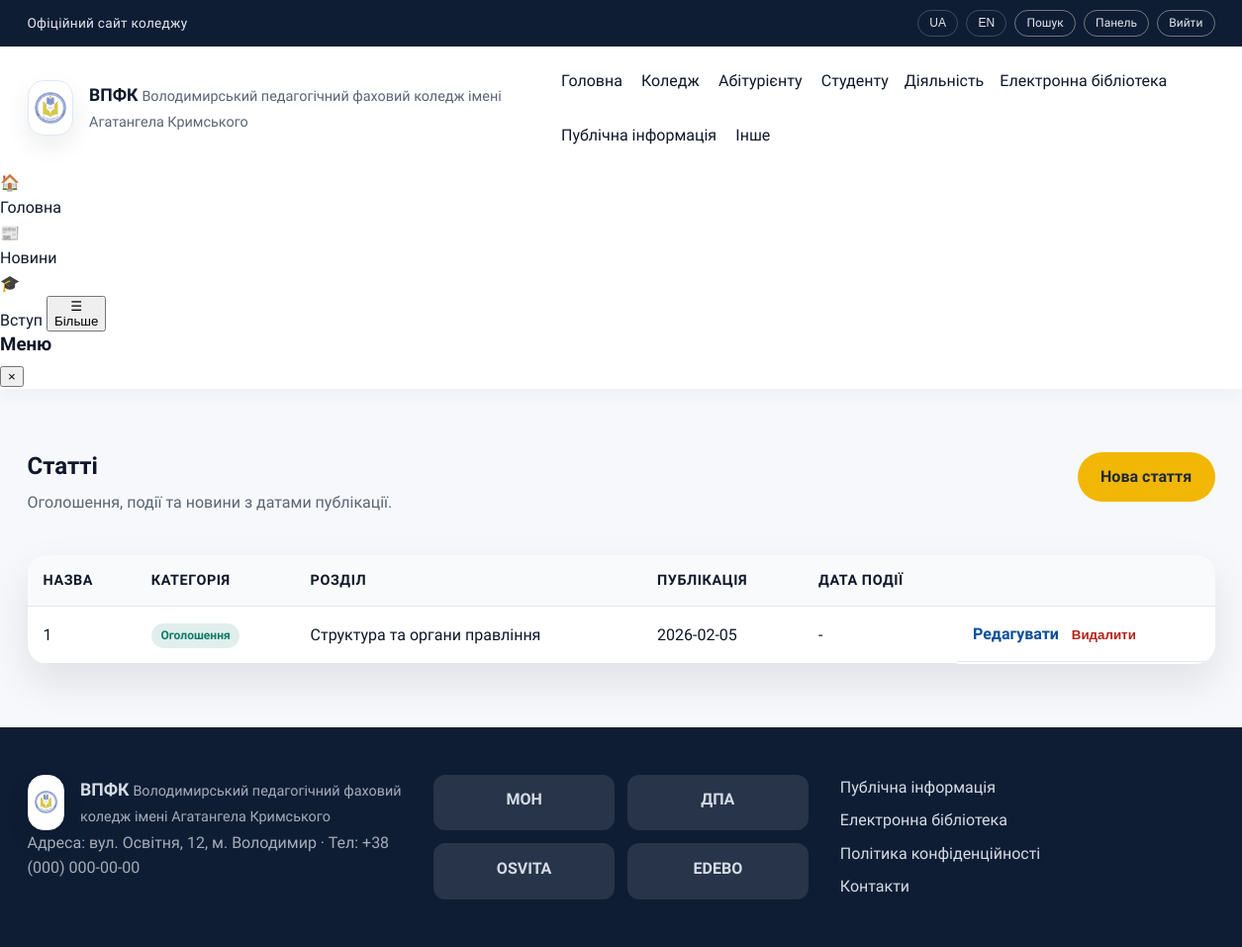
Screenshot of /admin/articles (signed in) with the database file from the repository.
### tables this page shows
CREATE TABLE menu_items (
          id INTEGER PRIMARY KEY AUTOINCREMENT,
          parent_id INTEGER,
          title TEXT NOT NULL,
          url TEXT NOT NULL,
          sort_order INTEGER NOT NULL DEFAULT 0,
          FOREIGN KEY(parent_id) REFERENCES menu_items(id)
        );

CREATE TABLE articles (
          id INTEGER PRIMARY KEY AUTOINCREMENT,
          title TEXT NOT NULL,
          summary TEXT NOT NULL,
          content TEXT NOT NULL,
          category TEXT NOT NULL,
          section_id INTEGER,
          published_date TEXT NOT NULL,
          event_date TEXT,
          external_link TEXT,
          created_at TEXT NOT NULL,
          updated_at TEXT NOT NULL,
          FOREIGN KEY(section_id) REFERENCES menu_items(id)
        );

### app.py (the view)
@app.route("/admin/articles")
@role_required("owner", "admin", "editor")
def admin_articles():
    articles = query_db(
        """
        SELECT articles.*, menu_items.title AS section_title
        FROM articles
        LEFT JOIN menu_items ON menu_items.id = articles.section_id
        ORDER BY published_date DESC
        """
    )
    return render_template(
        "admin/articles.html",
        articles=articles,
        categories=ARTICLE_CATEGORIES,
        active_title="",
    )

### app.py (called while the page is built)
def get_db() -> sqlite3.Connection:
    if "db" not in g:
        conn = sqlite3.connect(DB_PATH)
        conn.row_factory = sqlite3.Row
        g.db = conn
    return g.db

def query_db(query: str, args: tuple = (), one: bool = False):
    db = get_db()
    cursor = db.execute(query, args)
    rows = cursor.fetchall()
    cursor.close()
    if one:
        return rows[0] if rows else None
    return rows

def build_menu_tree(rows: List[sqlite3.Row]) -> List[dict]:
    items: Dict[int, dict] = {}
    roots: List[dict] = []
    for row in rows:
        items[row["id"]] = {
            "id": row["id"],
            "parent_id": row["parent_id"],
            "title": row["title"],
            "url": row["url"],
            "sort_order": row["sort_order"],
            "children": [],
        }
    for item in items.values():
        parent_id = item["parent_id"]
        if parent_id and parent_id in items:
            items[parent_id]["children"].append(item)
        else:
            roots.append(item)
    def sort_items(nodes: List[dict]) -> List[dict]:
        nodes.sort(key=lambda n: (n["sort_order"], n["title"]))
        for node in nodes:
            node["children"] = sort_items(node["children"])
        return nodes
    return sort_items(roots)

def get_menu_tree() -> List[dict]:
    rows = query_db("SELECT * FROM menu_items ORDER BY sort_order, title")
    return build_menu_tree(rows)

@app.context_processor
def inject_globals():
    return {
        "menu_items": get_menu_tree(),
        "current_user": g.get("user"),
    }

@app.before_request
def load_user():
    g.user = None
    user_id = session.get("user_id")
    if user_id:
        user = query_db("SELECT * FROM users WHERE id = ?", (user_id,), one=True)
        if user:
            g.user = user

def role_required(*roles):
    def decorator(view):
        @wraps(view)
        def wrapped(*args, **kwargs):
            if g.user is None:
                return redirect(url_for("login"))
            if g.user["role"] not in roles:
                abort(403)
            return view(*args, **kwargs)
        return wrapped
    return decorator

### templates/admin/articles.html (shortened to what this page needs)
{% extends "layout.html" %}
{% block content %}
  <section class="section">
    <div class="container admin-shell">
      <div class="admin-header">
        <div>
          <h1>Статті</h1>
          <p>Оголошення, події та новини з датами публікації.</p>
        </div>
        <a class="btn primary" href="{{ url_for('admin_article_new') }}">Нова стаття</a>
      </div>
      <div class="table-wrap">
        <table class="table">
          <thead>
            <tr>
              <th>Назва</th>
              <th>Категорія</th>
              <th>Розділ</th>
              <th>Публікація</th>
              <th>Дата події</th>
              <th></th>
            </tr>
          </thead>
          <tbody>
            {% for article in articles %}
              <tr>
                <td>{{ article.title }}</td>
                <td><span class="badge">{{ article.category }}</span></td>
                <td>{{ article.section_title or '-' }}</td>
                <td>{{ article.published_date }}</td>
                <td>{{ article.event_date or '-' }}</td>
                <td class="table-actions">
                  <a class="link" href="{{ url_for('admin_article_edit', article_id=article.id) }}">Редагувати</a>
                  <form method="post" action="{{ url_for('admin_article_delete', article_id=article.id) }}">
                    <button class="link danger" type="submit">Видалити</button>
                  </form>
                </td>
              </tr>
            {% else %}
              <tr>
                <td colspan="6">Немає статей.</td>
              </tr>
            {% endfor %}
          </tbody>
        </table>
      </div>
    </div>
  </section>
{% endblock %}

### templates/_menu.html (shortened to what this page needs)
{% macro render_menu(items, active_title=None, level=0) %}
  {% for item in items %}
    {% set active_class = "nav-highlight" if item.title == active_title else "" %}
    {% if item.children %}
      <div class="nav-item has-submenu submenu-level-{{ level }}">
        <span class="nav-title {{ active_class }}">{{ item.title }}</span>
      </div>
    {% else %}
      <a href="{{ item.url or '#' }}" class="{{ active_class }}">{{ item.title }}</a>
    {% endif %}
  {% endfor %}
{% endmacro %}

### static/css/styles.css (style rules this page uses)
:root { color-scheme: light; --bg: #f6f8fb; --surface: #ffffff; --surface-2: #eef2f8; --text: #0f172a; --muted: #5b6475; --primary: #0b4f9a; --primary-700: #083b73; --secondary: #0e7c66; --accent: #f2b705; --border: #e2e8f0; --shadow: 0 18px 40px rgba(15, 23, 42, 0.1); --radius-lg: 20px; --radius-md: 14px; --radius-sm: 10px; --container: 1200px; }
*, *::before, *::after { box-sizing: border-box; }
body { margin: 0; font-family: "Source Sans 3", "Inter", "Roboto", "Segoe UI", sans-serif; font-size: 16px; line-height: 1.6; color: var(--text); background: var(--bg); }
a { color: inherit; text-decoration: none; }
h1, h2, h3 { margin: 0 0 0.4em; line-height: 1.2; }
p { margin: 0 0 1rem; color: var(--muted); }
.container { width: min(100% - 2.5rem, var(--container)); margin: 0 auto; }
.section { padding: 4rem 0; }
.site-nav a { padding: 0.4rem 0.2rem; color: var(--text); position: relative; }
.site-nav a::after { content: ""; position: absolute; left: 0; bottom: -0.2rem; width: 0%; height: 2px; background: var(--primary); transition: width 0.3s ease; }
.nav-item { position: relative; display: inline-flex; align-items: center; gap: 0.35rem; }
.nav-title { display: inline-block; cursor: default; user-select: none; }
.btn { display: inline-flex; align-items: center; justify-content: center; padding: 0.7rem 1.4rem; border-radius: 999px; border: 1px solid transparent; font-weight: 600; cursor: pointer; transition: transform 0.2s ease, box-shadow 0.2s ease; }
.btn.primary { background: var(--accent); color: #1f2937; }
.link { color: var(--primary); font-weight: 600; }
.link.danger { color: #b42318; background: transparent; border: none; padding: 0; cursor: pointer; font-weight: 600; }
.admin-shell { display: grid; gap: 1.5rem; }
.admin-header { display: flex; flex-wrap: wrap; align-items: flex-start; justify-content: space-between; gap: 1rem; }
.table-wrap { background: var(--surface); border-radius: var(--radius-lg); box-shadow: var(--shadow); overflow-x: auto; }
.table { width: 100%; border-collapse: collapse; }
.table th, .table td { text-align: left; padding: 0.9rem 1rem; border-bottom: 1px solid var(--border); }
.table th { background: #f8fafc; font-size: 0.9rem; text-transform: uppercase; letter-spacing: 0.04em; }
.table-actions { display: flex; align-items: center; gap: 0.8rem; }
.table-actions form { margin: 0; }
.badge { display: inline-flex; align-items: center; padding: 0.2rem 0.6rem; border-radius: 999px; background: rgba(14, 124, 102, 0.12); color: #0e7c66; font-size: 0.75rem; font-weight: 700; }

### rows the page displays
menu_items: title "Головна"
menu_items: title "Коледж"
menu_items: title "Абітурієнту"
menu_items: title "Студенту"
menu_items: title "Діяльність"
menu_items: title "Електронна бібліотека"
menu_items: title "Публічна інформація"
menu_items: title "Інше"
articles: title "1", category "Оголошення", title "Структура та органи правління", published_date "2026-02-05", event_date "-"
